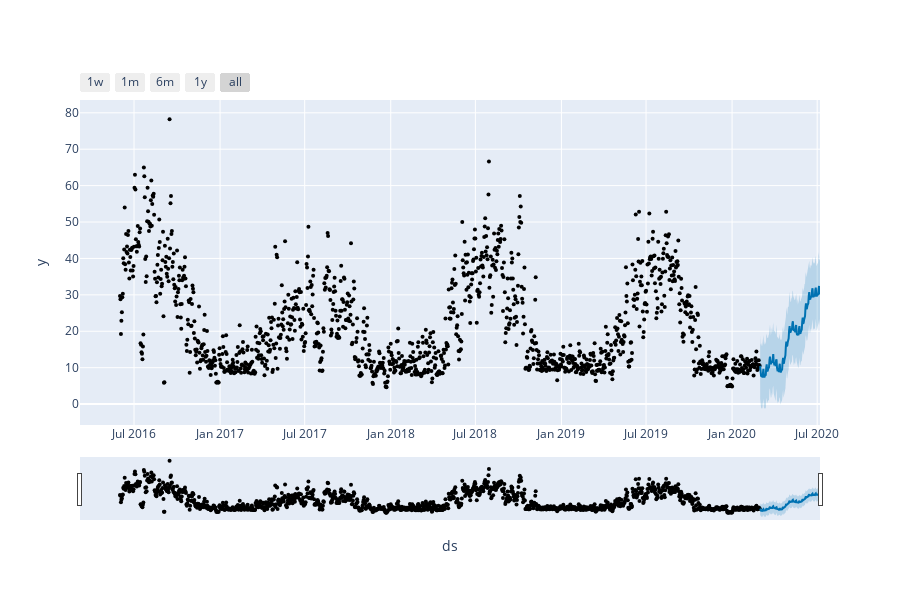
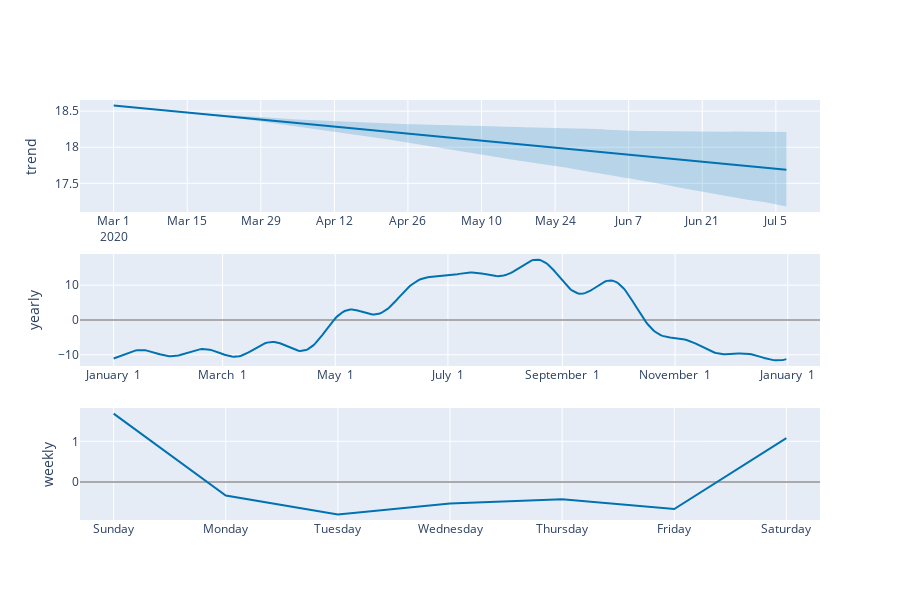
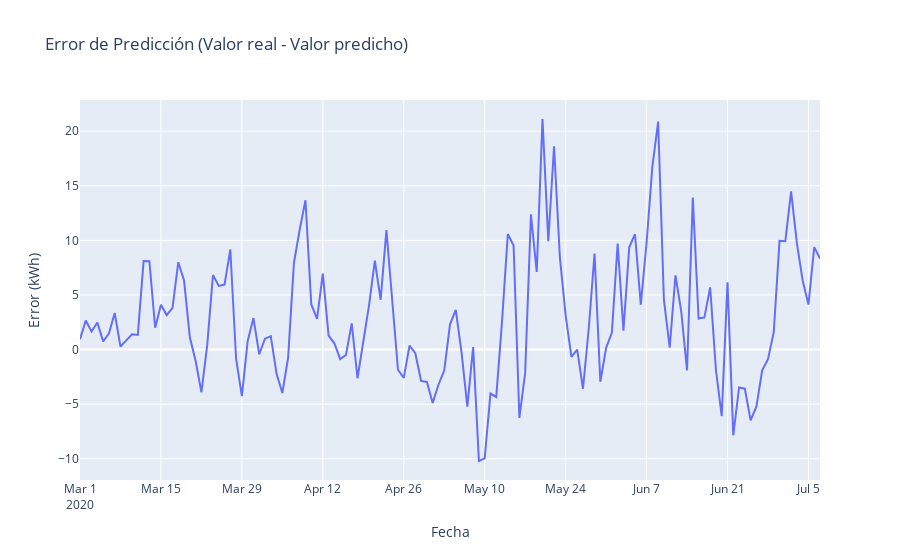

The code cell stored with these charts, in order, in its notebook:
### Markdown cell above
**Respuesta:**

### Code cell
data.rename(columns={'date': 'ds', 'Energy_kWh': 'y'}, inplace=True)

# Dividimos el set
train_data = data[data['ds'] <= '2020-02-29']
test_data = data[data['ds'] >= '2020-03-01']
m = Prophet()
m.fit(train_data)
future = test_data[['ds']]
forecast = m.predict(future)

#predicciones
fig = plot_plotly(m, forecast)
fig.show()

# visulaizar componente
components_fig = plot_components_plotly(m, forecast)
components_fig.show()

train_forecast = forecast.set_index('ds').join(train_data.set_index('ds'))
test_forecast = forecast.set_index('ds').join(test_data.set_index('ds'))

# limpiamos los data para evitar nan
train_forecast.dropna(subset=['y', 'yhat'], inplace=True)
test_forecast.dropna(subset=['y', 'yhat'], inplace=True)


# MAE para el conjunto de prueba
mae_test = mean_absolute_error(test_forecast['y'], test_forecast['yhat'])
print(f"MAE de prueba: {mae_test}")

# Calcular errores de prediccion
test_forecast['error'] = test_forecast['y'] - test_forecast['yhat']

# Graficar los errores de prediccion
fig = go.Figure()
fig.add_trace(go.Scatter(x=test_forecast.index, y=test_forecast['error'], mode='lines', name='Error de Prueba'))
fig.update_layout(title='Error de Predicción (Valor real - Valor predicho)',
                  xaxis_title='Fecha',
                  yaxis_title='Error (kWh)')
fig.show()

### Figure 1 — Plotly figure (JSON) as saved in the notebook; plotly's stock layout.template omitted (floating-point values rounded to 4 significant figures; data arrays with more than 128 entries replaced by an {"elided": "..."} marker saying what was removed)
{"data": [{"marker": {"color": "black", "size": 4}, "mode": "markers", "name": "Actual", "type": "scatter", "x": {"elided": "1369 str values"}, "y": {"elided": "1369 float values"}}, {"hoverinfo": "skip", "line": {"width": 0}, "mode": "lines", "type": "scatter", "x": {"elided": "129 str values"}, "y": {"elided": "129 float values"}}, {"fill": "tonexty", "fillcolor": "rgba(0, 114, 178, 0.2)", "line": {"color": "#0072B2", "width": 2}, "mode": "lines", "name": "Predicted", "type": "scatter", "x": {"elided": "129 str values"}, "y": {"elided": "129 float values"}}, {"fill": "tonexty", "fillcolor": "rgba(0, 114, 178, 0.2)", "hoverinfo": "skip", "line": {"width": 0}, "mode": "lines", "type": "scatter", "x": {"elided": "129 str values"}, "y": {"elided": "129 float values"}}], "layout": {"height": 600, "showlegend": false, "width": 900, "xaxis": {"rangeselector": {"buttons": [{"count": 7, "label": "1w", "step": "day", "stepmode": "backward"}, {"count": 1, "label": "1m", "step": "month", "stepmode": "backward"}, {"count": 6, "label": "6m", "step": "month", "stepmode": "backward"}, {"count": 1, "label": "1y", "step": "year", "stepmode": "backward"}, {"step": "all"}]}, "rangeslider": {"visible": true}, "title": {"text": "ds"}, "type": "date"}, "yaxis": {"title": {"text": "y"}}}}

### Figure 2 — Plotly figure (JSON) as saved in the notebook; plotly's stock layout.template omitted (floating-point values rounded to 4 significant figures; data arrays with more than 128 entries replaced by an {"elided": "..."} marker saying what was removed)
{"data": [{"line": {"color": "#0072B2", "width": 2}, "mode": "lines", "name": "trend", "type": "scatter", "x": {"elided": "129 str values"}, "xaxis": "x", "y": {"elided": "129 float values"}, "yaxis": "y"}, {"line": {"color": "rgba(0, 114, 178, 0.2)", "width": 0}, "mode": "lines", "name": "trend_upper", "type": "scatter", "x": {"elided": "129 str values"}, "xaxis": "x", "y": {"elided": "129 float values"}, "yaxis": "y"}, {"fill": "tonexty", "fillcolor": "rgba(0, 114, 178, 0.2)", "line": {"color": "rgba(0, 114, 178, 0.2)", "width": 0}, "mode": "lines", "name": "trend_lower", "type": "scatter", "x": {"elided": "129 str values"}, "xaxis": "x", "y": {"elided": "129 float values"}, "yaxis": "y"}, {"line": {"color": "#0072B2", "width": 2}, "mode": "lines", "name": "yearly", "type": "scatter", "x": {"elided": "365 str values"}, "xaxis": "x2", "y": {"elided": "365 float values"}, "yaxis": "y2"}, {"line": {"color": "#0072B2", "width": 2}, "mode": "lines", "name": "weekly", "type": "scatter", "x": ["2017-01-01T00:00:00", "2017-01-02T00:00:00", "2017-01-03T00:00:00", "2017-01-04T00:00:00", "2017-01-05T00:00:00", "2017-01-06T00:00:00", "2017-01-07T00:00:00"], "xaxis": "x3", "y": [1.682, -0.3357, -0.8, -0.5304, -0.4259, -0.6669, 1.077], "yaxis": "y3"}], "layout": {"height": 600, "showlegend": false, "width": 900, "xaxis": {"anchor": "y", "domain": [0, 1], "range": ["2020-02-23T14:24:00", "2020-07-13T09:36:00"], "type": "date"}, "xaxis2": {"anchor": "y2", "domain": [0, 1], "range": ["2016-12-13T18:54:02.958904115", "2018-01-18T11:04:57.863013581"], "tickformat": "%B %e", "type": "date"}, "xaxis3": {"anchor": "y3", "domain": [0, 1], "range": ["2016-12-31T16:48:00", "2017-01-07T07:12:00"], "tickformat": "%A", "type": "date"}, "yaxis": {"anchor": "x", "domain": [0.7333, 1], "rangemode": "normal", "title": {"text": "trend"}, "zerolinecolor": "#AAA"}, "yaxis2": {"anchor": "x2", "domain": [0.3667, 0.6333], "title": {"text": "yearly"}, "zerolinecolor": "#AAA"}, "yaxis3": {"anchor": "x3", "domain": [0, 0.2667], "title": {"text": "weekly"}, "zerolinecolor": "#AAA"}}}

### Figure 3 — Plotly figure (JSON) as saved in the notebook; plotly's stock layout.template omitted (floating-point values rounded to 4 significant figures; data arrays with more than 128 entries replaced by an {"elided": "..."} marker saying what was removed)
{"data": [{"mode": "lines", "name": "Error de Prueba", "type": "scatter", "x": {"elided": "129 str values"}, "y": {"elided": "129 float values"}}], "layout": {"title": {"text": "Error de Predicción (Valor real - Valor predicho)"}, "xaxis": {"title": {"text": "Fecha"}}, "yaxis": {"title": {"text": "Error (kWh)"}}}}
